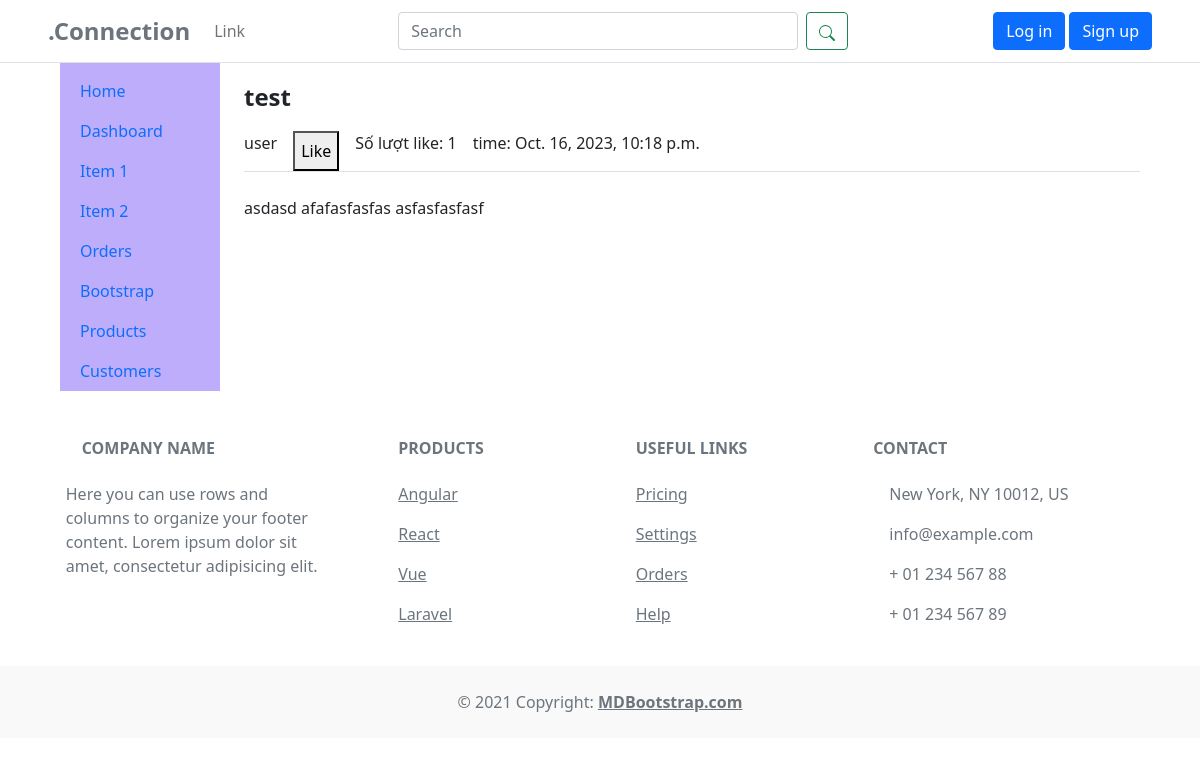
The app's page /post/1/ with its own data.
### app/models.py (models this page shows, shortened)
class Post(models.Model):
    title = models.CharField(max_length=200)
    content = HTMLField()
    user = models.ForeignKey(User, on_delete=models.CASCADE, default=None)
    likes = models.ManyToManyField(User, related_name='liked_posts')
    pub_date = models.DateTimeField(auto_now_add=True)

### app/views.py (the view)
# urls.py: path('post/<str:id>/', views.post, name="post"),
def post(req, id):
    try:
        post = Post.objects.get(id=id)
    except Post.DoesNotExist:
        pass
    return render(req, 'app/post.html', {'post': post})

### templates/app/post.html (shortened to what this page needs)
{% extends "components/base.html" %}
{% load static %}
{% block extrastyles %}
<link rel="stylesheet" type="text/css" href="{% static 'css/app.css' %}" />
{% endblock extrastyles %}
{% block content %}
<div class="border-bottom">
  <p class="fs-4 fw-bold">{{ post.title }}</p>
  <div class="d-flex gap-3">
    <p>{{ post.user.username }}</p>
    <button class="like-button" data-post-id="{{ post.id }}">
      {% if request.user in post.likes.all %}
      Unlike
      {% else %}
      Like
      {% endif %}
    </button>
    <p>Số lượt like: <span id="like-count">{{ post.likes.count }}</span></p>
    <p>time: {{ post.pub_date }}</p>
  </div>
</div>
<div class="mt-4">
  <p>{{ post.content|safe }}</p>
</div>
{% endblock content %}

### records on screen
Post: title "test", user.username "user", likes.count "1", pub_date "Oct. 16, 2023, 10:18 p.m.", content "asdasd afafasfasfas asfasfasfasf"
